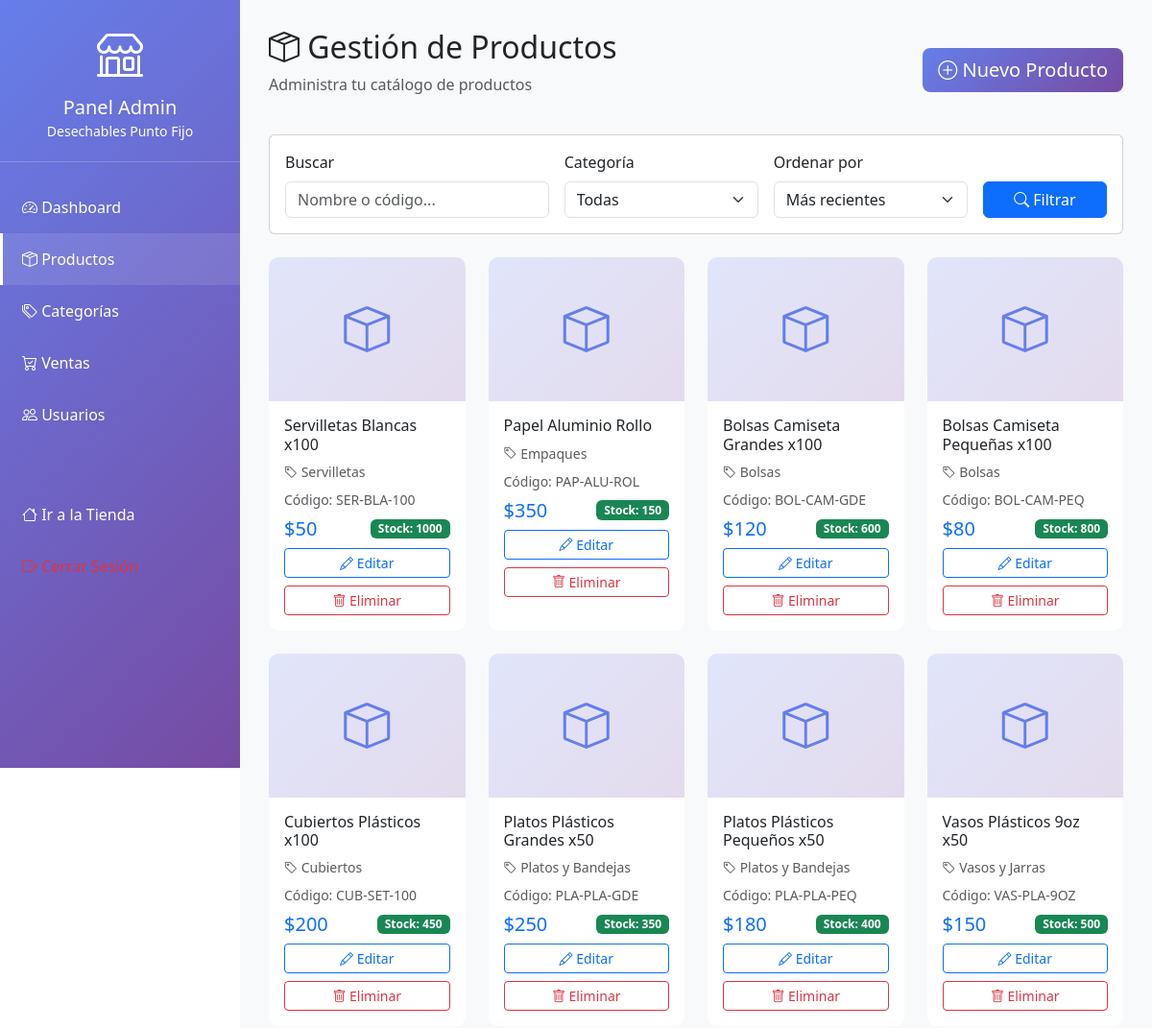
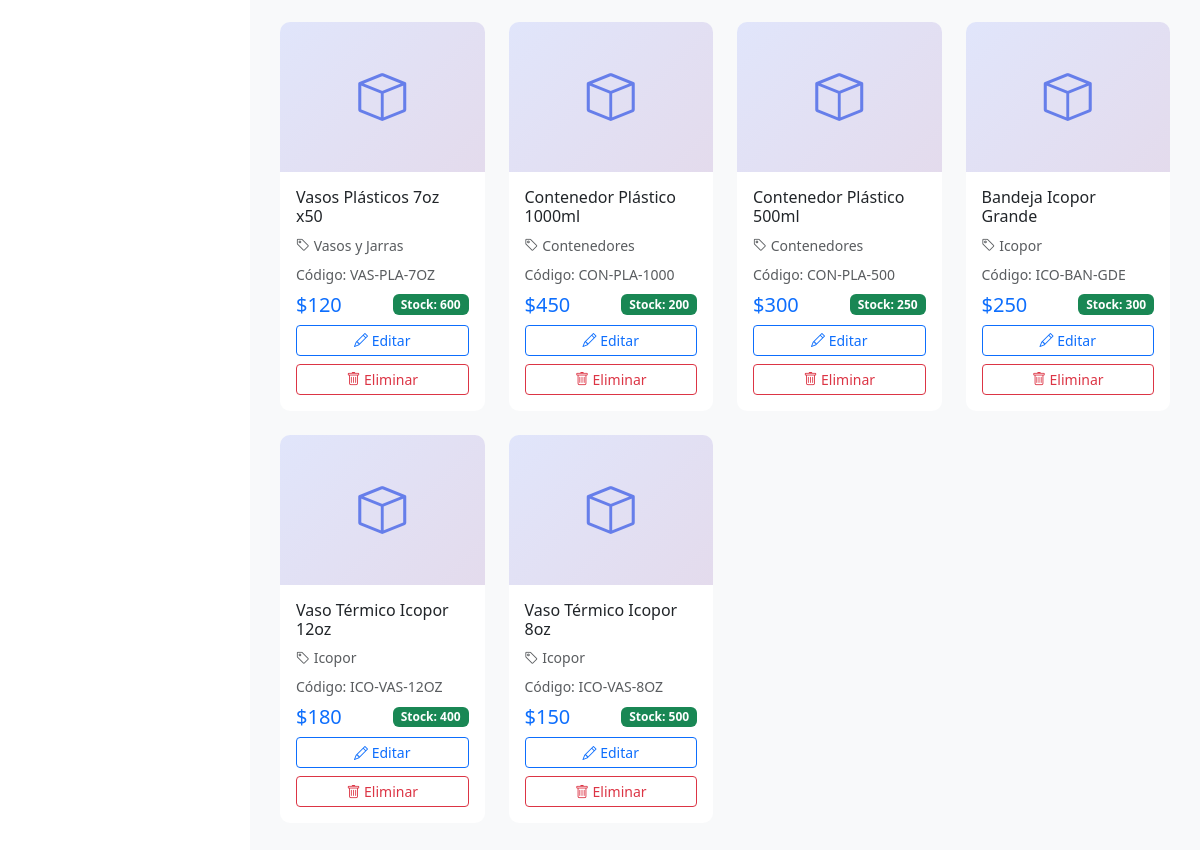
Page /admin_productos.php (signed in) on the committed database (2 pictures, top to bottom).
### tables this page shows
CREATE TABLE productos (
    id INT PRIMARY KEY AUTO_INCREMENT,
    categoria_id INT NOT NULL,
    nombre VARCHAR(200) NOT NULL,
    descripcion TEXT,
    precio DECIMAL(10, 2) NOT NULL,
    stock INT NOT NULL DEFAULT 0,
    imagen VARCHAR(255),
    codigo_producto VARCHAR(50) UNIQUE,
    unidad_medida ENUM('unidad', 'paquete', 'caja', 'docena') DEFAULT 'unidad',
    estado ENUM('disponible', 'agotado', 'descontinuado') DEFAULT 'disponible',
    destacado BOOLEAN DEFAULT FALSE,
    fecha_creacion TIMESTAMP DEFAULT CURRENT_TIMESTAMP,
    fecha_actualizacion TIMESTAMP DEFAULT CURRENT_TIMESTAMP ON UPDATE CURRENT_TIMESTAMP,
    FOREIGN KEY (categoria_id) REFERENCES categorias(id) ON DELETE CASCADE,
    INDEX idx_categoria (categoria_id),
    INDEX idx_nombre (nombre),
    INDEX idx_precio (precio),
    INDEX idx_destacado (destacado)
);

CREATE TABLE categorias (
    id INT PRIMARY KEY AUTO_INCREMENT,
    nombre VARCHAR(100) NOT NULL,
    descripcion TEXT,
    imagen VARCHAR(255),
    estado ENUM('activo', 'inactivo') DEFAULT 'activo',
    fecha_creacion TIMESTAMP DEFAULT CURRENT_TIMESTAMP,
    INDEX idx_nombre (nombre)
);

### admin_productos.php (the view, shortened to what this page needs)
<?php
$db = getDB();
$busqueda = $_GET['buscar'] ?? '';
$orden = $_GET['orden'] ?? 'id DESC';
$sql = "SELECT p.*, c.nombre as categoria_nombre FROM productos p
        LEFT JOIN categorias c ON p.categoria_id = c.id WHERE 1=1";
$sql .= " ORDER BY " . $db->real_escape_string($orden);
$result = $db->query($sql);
$productos = $result->fetch_all(MYSQLI_ASSOC);
?>
<!DOCTYPE html>
<html lang="es">
<head>
    <link href="https://cdn.jsdelivr.net/npm/bootstrap@5.3.0/dist/css/bootstrap.min.css" rel="stylesheet">
    <link rel="stylesheet" href="https://cdn.jsdelivr.net/npm/bootstrap-icons@1.11.0/font/bootstrap-icons.css">
</head>
<body>
    <div class="sidebar">
        <div class="sidebar-header">
            <i class="bi bi-shop" style="font-size: 3rem;"></i>
            <h5 class="mt-2 mb-0">Panel Admin</h5>
            <small>Desechables Punto Fijo</small>
        </div>
        <ul class="sidebar-menu">
            <li><a href="admin.php"><i class="bi bi-speedometer2"></i> Dashboard</a></li>
            <li><a href="admin_productos.php" class="active"><i class="bi bi-box-seam"></i> Productos</a></li>
            <li><a href="admin_categorias.php"><i class="bi bi-tags"></i> Categorías</a></li>
            <li><a href="admin_ventas.php"><i class="bi bi-cart-check"></i> Ventas</a></li>
            <li><a href="admin_usuarios.php"><i class="bi bi-people"></i> Usuarios</a></li>
            <li style="margin-top: 50px;"><a href="index.php"><i class="bi bi-house"></i> Ir a la Tienda</a></li>
            <li><a href="logout.php" class="text-danger"><i class="bi bi-box-arrow-right"></i> Cerrar Sesión</a></li>
        </ul>
    </div>
    <div class="main-content">
        <div class="d-flex justify-content-between align-items-center mb-4">
            <div>
                <h2><i class="bi bi-box-seam"></i> Gestión de Productos</h2>
                <p class="text-muted">Administra tu catálogo de productos</p>
            </div>
            <button class="btn btn-gradient btn-lg" data-bs-toggle="modal" data-bs-target="#modalNuevoProducto">
                <i class="bi bi-plus-circle"></i> Nuevo Producto
            </button>
        </div>
        <div class="card mb-4">
            <div class="card-body">
                <form method="GET" class="row g-3">
                    <div class="col-md-4">
                        <label class="form-label">Buscar</label>
                        <input type="text" name="buscar" class="form-control" placeholder="Nombre o código..." value="<?php echo htmlspecialchars($busqueda); ?>">
                    </div>
                    <div class="col-md-3">
                        <label class="form-label">Categoría</label>
                        <select name="categoria" class="form-select">
                            <option value="">Todas</option>
                        </select>
                    </div>
                    <div class="col-md-3">
                        <label class="form-label">Ordenar por</label>
                        <select name="orden" class="form-select">
                            <option value="id DESC">Más recientes</option>
                        </select>
                    </div>
                    <div class="col-md-2">
                        <label class="form-label">&nbsp;</label>
                        <button type="submit" class="btn btn-primary w-100">
                            <i class="bi bi-search"></i> Filtrar
                        </button>
                    </div>
                </form>
            </div>
        </div>
        <div class="row g-4">
            <?php foreach ($productos as $producto): ?>
            <div class="col-md-4 col-lg-3">
                <div class="card card-producto h-100">
                    <div class="producto-imagen">
                        <i class="bi bi-box"></i>
                    </div>
                    <div class="card-body">
                        <h6 class="card-title"><?php echo htmlspecialchars($producto['nombre']); ?></h6>
                        <p class="text-muted small mb-2">
                            <i class="bi bi-tag"></i> <?php echo htmlspecialchars($producto['categoria_nombre']); ?>
                        </p>
                        <p class="text-muted small mb-2">
                            Código: <?php echo htmlspecialchars($producto['codigo_producto']); ?>
                        </p>
                        <div class="d-flex justify-content-between align-items-center mb-2">
                            <span class="h5 mb-0 text-primary">$<?php echo number_format($producto['precio'], 0); ?></span>
                            <span class="badge bg-<?php echo $producto['stock'] > 50 ? 'success' : ($producto['stock'] > 20 ? 'warning' : 'danger'); ?>">
                                Stock: <?php echo $producto['stock']; ?>
                            </span>
                        </div>
                        <div class="d-grid gap-2">
                            <button class="btn btn-sm btn-outline-primary" onclick="editarProducto(<?php echo htmlspecialchars(json_encode($producto)); ?>)">
                                <i class="bi bi-pencil"></i> Editar
                            </button>
                            <button class="btn btn-sm btn-outline-danger" onclick="eliminarProducto(<?php echo $producto['id']; ?>, '<?php echo htmlspecialchars($producto['nombre']); ?>')">
                                <i class="bi bi-trash"></i> Eliminar
                            </button>
                        </div>
                    </div>
                </div>
            </div>
            <?php endforeach; ?>
        </div>
    </div>
</body>
</html>

### admin_productos.php (style rules this page uses)
:root { --sidebar-width: 250px; }
.sidebar { position: fixed; top: 0; left: 0; height: 100vh; width: var(--sidebar-width); background: linear-gradient(135deg, #667eea 0%, #764ba2 100%); color: white; overflow-y: auto; z-index: 1000; }
.sidebar-header { padding: 20px; text-align: center; border-bottom: 1px solid rgba(255,255,255,0.2); }
.sidebar-menu { list-style: none; padding: 0; margin: 20px 0; }
.sidebar-menu a { display: block; padding: 15px 20px; color: white; text-decoration: none; transition: all 0.3s; border-left: 3px solid transparent; }
.sidebar-menu a:hover, .sidebar-menu a.active { background: rgba(255,255,255,0.1); border-left-color: white; }
.main-content { margin-left: var(--sidebar-width); padding: 30px; background: #f8f9fa; min-height: 100vh; }
.card-producto { transition: transform 0.3s, box-shadow 0.3s; border: none; border-radius: 10px; }
.producto-imagen { height: 150px; background: linear-gradient(135deg, #667eea33 0%, #764ba233 100%); display: flex; align-items: center; justify-content: center; font-size: 3rem; color: #667eea; border-radius: 10px 10px 0 0; }
.btn-gradient { background: linear-gradient(135deg, #667eea 0%, #764ba2 100%); color: white; border: none; }

### rows in the picture
productos: nombre "Servilletas Blancas x100", categoria.nombre "Servilletas", codigo_producto "SER-BLA-100", precio "50", stock "1000"
productos: nombre "Papel Aluminio Rollo", categoria.nombre "Empaques", codigo_producto "PAP-ALU-ROL", precio "350", stock "150"
productos: nombre "Bolsas Camiseta Grandes x100", categoria.nombre "Bolsas", codigo_producto "BOL-CAM-GDE", precio "120", stock "600"
productos: nombre "Bolsas Camiseta Pequeñas x100", categoria.nombre "Bolsas", codigo_producto "BOL-CAM-PEQ", precio "80", stock "800"
productos: nombre "Cubiertos Plásticos x100", categoria.nombre "Cubiertos", codigo_producto "CUB-SET-100", precio "200", stock "450"
productos: nombre "Platos Plásticos Grandes x50", categoria.nombre "Platos y Bandejas", codigo_producto "PLA-PLA-GDE", precio "250", stock "350"
productos: nombre "Platos Plásticos Pequeños x50", categoria.nombre "Platos y Bandejas", codigo_producto "PLA-PLA-PEQ", precio "180", stock "400"
productos: nombre "Vasos Plásticos 9oz x50", categoria.nombre "Vasos y Jarras", codigo_producto "VAS-PLA-9OZ", precio "150", stock "500"
productos: nombre "Vasos Plásticos 7oz x50", categoria.nombre "Vasos y Jarras", codigo_producto "VAS-PLA-7OZ", precio "120", stock "600"
productos: nombre "Contenedor Plástico 1000ml", categoria.nombre "Contenedores", codigo_producto "CON-PLA-1000", precio "450", stock "200"
productos: nombre "Contenedor Plástico 500ml", categoria.nombre "Contenedores", codigo_producto "CON-PLA-500", precio "300", stock "250"
productos: nombre "Bandeja Icopor Grande", categoria.nombre "Icopor", codigo_producto "ICO-BAN-GDE", precio "250", stock "300"
productos: nombre "Vaso Térmico Icopor 12oz", categoria.nombre "Icopor", codigo_producto "ICO-VAS-12OZ", precio "180", stock "400"
productos: nombre "Vaso Térmico Icopor 8oz", categoria.nombre "Icopor", codigo_producto "ICO-VAS-8OZ", precio "150", stock "500"
